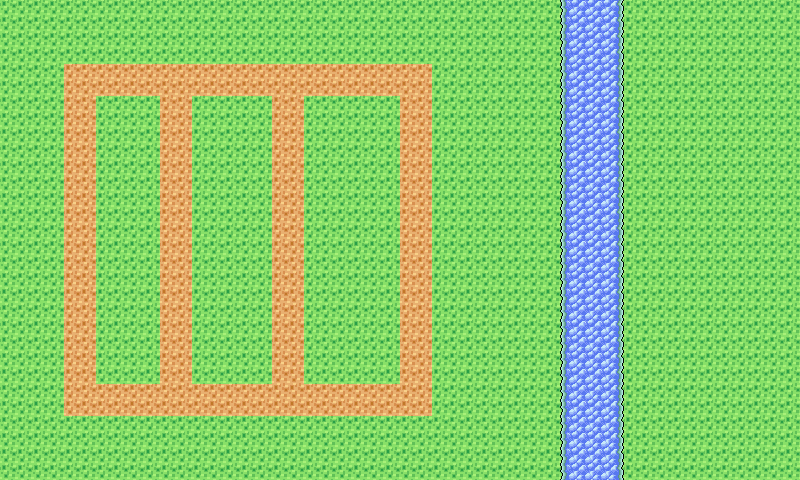

Below is a game level as drawn by its tile map, then a one-line description and the .tmx that defines it (tile-layer data replaced by summaries):
An orthogonal 50x30 tile map with 16x16 px tiles, 3 tile layers (background, road, river).

<map version="1.10" tiledversion="1.10.1" orientation="orthogonal" renderorder="right-down" width="50" height="30" tilewidth="16" tileheight="16" infinite="0" nextlayerid="4" nextobjectid="1">
 <tileset firstgid="1" name="tileset" tilewidth="16" tileheight="16" tilecount="1204" columns="43">
  <image source="tileset.png" width="688" height="450" />
 </tileset>
 <layer id="1" name="background" width="50" height="30">
  <data>[1500 cells, 1500 non-empty, 1 distinct tile ids]</data>
 </layer>
 <layer id="2" name="road" width="50" height="30">
  <data>[1500 cells, 236 non-empty, 1 distinct tile ids]</data>
 </layer>
 <layer id="3" name="river" width="50" height="30">
  <data>[1500 cells, 120 non-empty, 3 distinct tile ids]</data>
 </layer>
</map>
